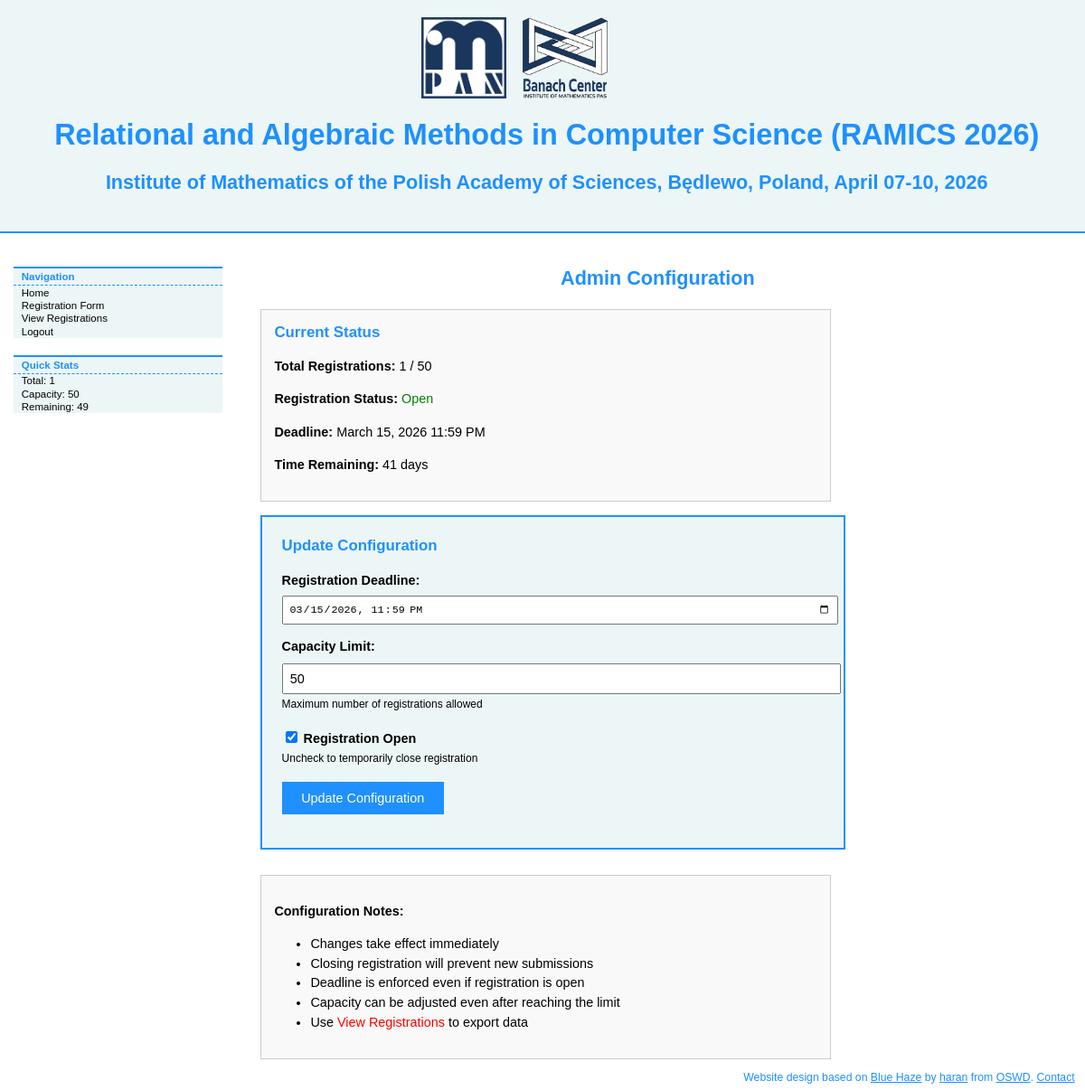
/registration/admin_config.php (signed in), run on the app's committed database.
### tables this page shows
CREATE TABLE config (
            key TEXT PRIMARY KEY,
            value TEXT NOT NULL,
            updated_at TIMESTAMP DEFAULT CURRENT_TIMESTAMP
        );

### registration/db.php (called while the page is built, shortened)
<?php
class DB {
    private static $connection = null;
    static function getConnection() {
        if (self::$connection === null) {
            self::$connection = new PDO('sqlite:' . self::DB_PATH);
            self::$connection->setAttribute(PDO::ATTR_ERRMODE, PDO::ERRMODE_EXCEPTION);
            self::$connection->setAttribute(PDO::ATTR_DEFAULT_FETCH_MODE, PDO::FETCH_ASSOC);
        }
        return self::$connection;
    }
    static function getRegistrationCount() {
        $db = self::getConnection();
        $stmt = $db->query("SELECT COUNT(*) as count FROM registrations");
        $result = $stmt->fetch();
        return $result['count'];
    }
    static function getConfig($key) {
        $db = self::getConnection();
        $stmt = $db->prepare("SELECT value FROM config WHERE key = :key");
        $stmt->execute([':key' => $key]);
        $result = $stmt->fetch();
        return $result ? $result['value'] : null;
    }
    static function getStatistics() {
        $db = self::getConnection();
        $stats = [];
        $stats['total'] = self::getRegistrationCount();
        $stmt = $db->query("SELECT COUNT(*) as count FROM registrations WHERE needs_transport = 1");
        $result = $stmt->fetch();
        $stats['transport'] = $result['count'];
        $stmt = $db->query("SELECT COUNT(*) as count FROM registrations WHERE needs_invoice = 1");
        $result = $stmt->fetch();
        $stats['invoice'] = $result['count'];
        $stmt = $db->query("SELECT dietary_requirements, COUNT(*) as count
                           FROM registrations
                           WHERE dietary_requirements != '' AND dietary_requirements IS NOT NULL
                           GROUP BY dietary_requirements
                           ORDER BY count DESC");
        $stats['dietary'] = $stmt->fetchAll();
        return $stats;
    }
}

### registration/admin_config.php (the view, shortened to what this page needs)
<?php
require __DIR__ . '/db.php';
$deadline = DB::getConfig('registration_deadline');
$capacity = DB::getConfig('capacity_limit');
$enabled = DB::getConfig('registration_enabled') === '1';
$stats = DB::getStatistics();
?>
<!DOCTYPE html PUBLIC "-//W3C//DTD XHTML 1.0 Strict//EN"
    "http://www.w3.org/TR/xhtml1/DTD/xhtml1-strict.dtd">
<html xmlns="http://www.w3.org/1999/xhtml" xml:lang="en">
    <head>
        <link rel="stylesheet" type="text/css" href="../CSS/site.css" title="RAMICS stylesheet" />
    </head>
    <body>
        <div id="header">
            <span>
                <img src="../figs/impan.jpg" alt="Impan" style="width:8%; height:auto; margin-right:1em;vertical-align: top;"/>
                <img src="../figs/BanachCenter.png" alt="Banach Center" style="width:8%; height:auto;margin-right:5em;vertical-align: top;"/>
            </span>
            <span class="headerTitle">
                <p><a href="../index.html">Relational and Algebraic Methods in Computer Science (RAMICS 2026)</a></p>
                <p>Institute of Mathematics of the Polish Academy of Sciences,
                    Będlewo, Poland, April 07-10, 2026</p>
            </span>
        </div>
        <div class="sideBox LHS">
            <div>Navigation</div>
            <a href="../index.html">Home</a>
            <a href="register.php">Registration Form</a>
            <a href="view_registrations.php">View Registrations</a>
            <a href="?logout=1">Logout</a>
        </div>
        <div class="sideBox LHS">
            <div>Quick Stats</div>
            <span>Total: <?php echo $stats['total']; ?></span>
            <span>Capacity: <?php echo $capacity; ?></span>
            <span>Remaining: <?php echo max(0, $capacity - $stats['total']); ?></span>
        </div>
        <div id="bodyText">
            <h1>Admin Configuration</h1>
            <div class="stats-box">
                <h3 style="margin-top: 0;">Current Status</h3>
                <p><strong>Total Registrations:</strong> <?php echo $stats['total']; ?> / <?php echo $capacity; ?></p>
                <p><strong>Registration Status:</strong>
                    <?php if ($enabled): ?>
                        <span style="color: green;">Open</span>
                    <?php else: ?>
                        <span style="color: red;">Closed</span>
                    <?php endif; ?>
                </p>
                <p><strong>Deadline:</strong> <?php echo htmlspecialchars(date('F j, Y g:i A', strtotime($deadline))); ?></p>
                <p><strong>Time Remaining:</strong>
                    <?php
                    $remaining = strtotime($deadline) - time();
                    if ($remaining > 0) {
                        $days = floor($remaining / 86400);
                        echo "$days day" . ($days !== 1 ? 's' : '');
                    } else {
                        echo '<span style="color: red;">Deadline passed</span>';
                    }
                    ?>
                </p>
            </div>
            <div class="config-form">
                <h3 style="margin-top: 0;">Update Configuration</h3>
                <form method="post" action="admin_config.php">
                    <p>
                        <label for="registration_deadline"><strong>Registration Deadline:</strong></label><br />
                        <input type="datetime-local" id="registration_deadline" name="registration_deadline"
                               value="<?php echo htmlspecialchars(date('Y-m-d\TH:i', strtotime($deadline))); ?>"
                               required="required" />
                    </p>
                    <p>
                        <label for="capacity_limit"><strong>Capacity Limit:</strong></label><br />
                        <input type="text" id="capacity_limit" name="capacity_limit"
                               value="<?php echo htmlspecialchars($capacity); ?>"
                               required="required" />
                        <br />
                        <small>Maximum number of registrations allowed</small>
                    </p>
                    <p>
                        <input type="checkbox" id="registration_enabled" name="registration_enabled"
                               <?php echo $enabled ? 'checked="checked"' : ''; ?> />
                        <label for="registration_enabled"><strong>Registration Open</strong></label>
                        <br />
                        <small>Uncheck to temporarily close registration</small>
                    </p>
                    <p>
                        <input type="submit" value="Update Configuration" class="button" />
                    </p>
                </form>
            </div>
            <div style="padding: 1em; border: 1px solid #ccc; background-color: #f9f9f9; margin-top: 2em; max-width: 600px;">
                <p><strong>Configuration Notes:</strong></p>
                <ul>
                    <li>Changes take effect immediately</li>
                    <li>Closing registration will prevent new submissions</li>
                    <li>Deadline is enforced even if registration is open</li>
                    <li>Capacity can be adjusted even after reaching the limit</li>
                    <li>Use <a href="view_registrations.php">View Registrations</a> to export data</li>
                </ul>
            </div>
        </div>
        <div id="footer">
            <div>
                Website design based on <a href="http://www.oswd.org/design/preview/id/1152">Blue Haze</a> by <a href="http://www.oswd.org/user/profile/id/3013">haran</a> from <a href="http://www.oswd.org/">OSWD</a>.  <a href="mailto:ulrich.fahrenberg@polytechnique.edu">Contact</a>
            </div>
        </div>
    </body>
</html>

### CSS/site.css (style rules this page uses)
.LHS { margin-left: 1.5mm; margin-right: 1.5mm; float: left; clear: left; }
[class~="LHS"] { margin-left: 4mm; margin-right: 4mm; }
body { background-color: white; color: black; font-family: verdana, tahoma, helvetica, arial, sans-serif; font-size: 90%; margin: 0; background-repeat: no-repeat; background-attachment: scroll; }
h1, h2, h3, h4 { font-family: "trebuchet ms", tahoma, sans-serif; }
h1 { font-weight: bold; font-size: 150%; padding-bottom: 0.5ex; text-align: center; line-height: 120%; }
img { border: none; }
#bodyText { text-align: justify; line-height: 1.5em; margin: 10mm 5mm 0 19.5em; padding: 0 1em 1ex .5em; }
#bodyText p { padding-bottom: .02ex; }
#bodyText a { text-decoration: none; border-bottom: none; }
#header { border-bottom-style: solid; border-bottom-width: 2px; margin-bottom: 5mm; padding: 5mm 2.5mm 5mm 5mm; background-repeat: no-repeat; text-align: center; }
.headerTitle * { font-size: 150%; font-weight: bold; text-decoration: none; }
.sideBox { border-style: solid none none none; border-width: 2px 0 2px 0; width: 20em; margin-top: 5mm; font-size: 80%; }
.sideBox div { font-weight: bold; border-bottom-style: dashed; border-bottom-width: 1px; padding: 0.5ex 0.5em 0.5ex 0.75em; }
.sideBox a, .sideBox span { color: black; text-decoration: none; display: block; padding: .2ex 0.5em .2ex 0.75em; }
#footer { padding-top: 0.75ex; padding-bottom: 0.75ex; clear: left; }
#footer div { font-size: 85%; line-height: 1.25em; text-align: right; padding-right: 3mm; }
h1, h2, h3, h4, q, #header *, #footer *, .headerTitle, .sideBox div, .topOfPage { color: DodgerBlue; }
#bodyText a { color: red; border-bottom-color: red; }
h1, q, #header, .sideBox, .sideBox div { border-color: DodgerBlue; }
#header, .sideBox div, .sideBox .thisPage { background-color: #ECF6F7; }
q, .sideBox a, .sideBox span { background-color: #ECF6F7; }
#footer { background-color: white; }

### registration/admin_config.php (style rules this page uses)
.config-form { background-color: #ECF6F7; padding: 1.5em; margin: 1em 0; border: 2px solid DodgerBlue; max-width: 600px; }
.config-form input[type="text"], .config-form input[type="datetime-local"] { width: 100%; padding: 0.5em; margin-top: 0.5em; font-size: 100%; }
.button { padding: 0.7em 1.5em; background-color: DodgerBlue; color: white; border: none; cursor: pointer; font-size: 100%; }
.stats-box { background-color: #f9f9f9; padding: 1em; margin: 1em 0; border: 1px solid #ccc; max-width: 600px; }

### data on the page
config: value "50", max(0,$capacity-$stats['total']) "49", capacity_limit "50"
config: value "March 15, 2026 11:59 PM", registration_deadline "03/15/2026 23:59"
config: value "☑"

### other printed values
$stats['total'] "1"
